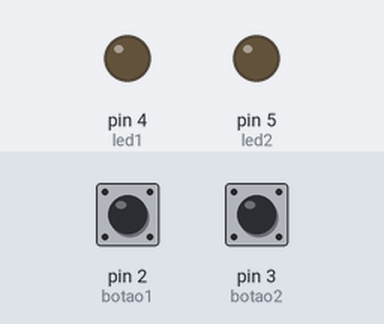
This sketch was run on a simulated Arduino Uno, built with avr-gcc and run on an emulated ATmega328P. On the bench: output pins drawn as LEDs (lit = HIGH). Inputs (shaded band) come from the test bench; at power-on: pin 2 (botao1) LOW, pin 3 (botao2) HIGH.

Above: at 1.2 s.
1.3 s: pin 2 (botao1) pulled HIGH for 0.15 s
At 1.37 s:
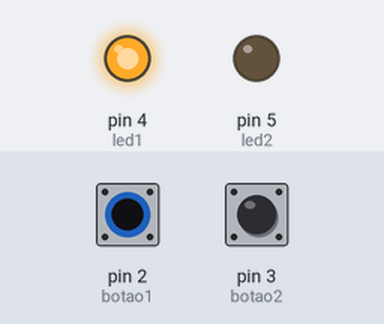
2.9 s: pin 3 (botao2) pulled LOW for 0.15 s
At 2.97 s:
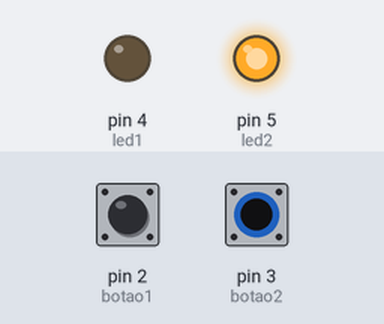
4.5 s: pin 3 (botao2) pulled LOW for 3.2 s
At 8.3 s:
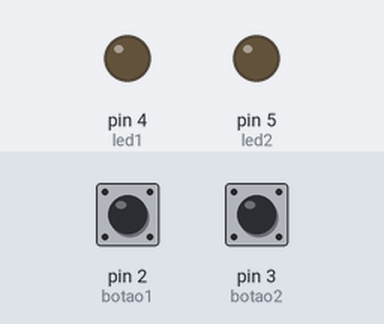
9.2 s: pin 2 (botao1) pulled HIGH for 3.2 s
At 9.5 s:
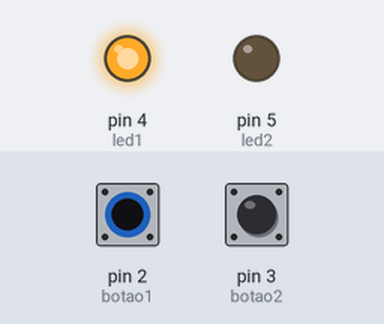
13.9 s: pin 2 (botao1) driven HIGH and pin 3 (botao2) driven LOW
At 14.2 s:
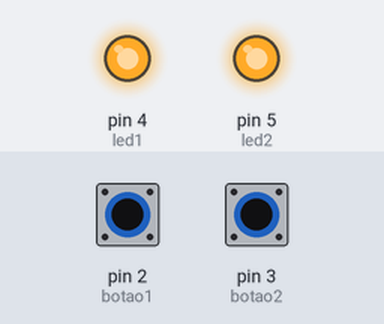
Timing chart, 0 to 16.4 s (numbered marks = the images above; inputs shaded):
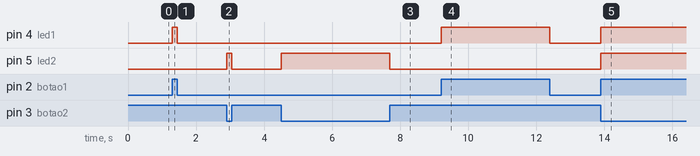

Measured:
- after the input at 1.3 s, pin 4 (led1): LOW → HIGH at once, → LOW 0.15 s later
- after the input at 2.9 s, pin 5 (led2): LOW → HIGH at once, → LOW 0.15 s later
- after the input at 4.5 s, pin 5 (led2): LOW → HIGH at once, → LOW 3.2 s later
- after the input at 9.2 s, pin 4 (led1): LOW → HIGH at once, → LOW 3.2 s later
- after the input at 13.9 s, pin 4 (led1), pin 5 (led2): LOW → HIGH at once

The sketch:

codigo.ino
```cpp
const int led1 = 4;
const int led2 = 5;
const int botao1 = 2;
const int botao2 = 3;

int var1;
int var2;

 void setup()
 {
   pinMode(led1, OUTPUT);
   pinMode(led2, OUTPUT);
   pinMode(botao1, INPUT);
   pinMode(botao2, INPUT);
 }

 void loop()
 {
   var1 = digitalRead(botao1);
   var2 = digitalRead(botao2);

   if(var1){
     digitalWrite(led1,HIGH);
   }else{
     digitalWrite(led1,LOW);
  }
   if(!var2){
     digitalWrite(led2, HIGH);
  }else{
     digitalWrite(led2, LOW);
  }
 }
```
